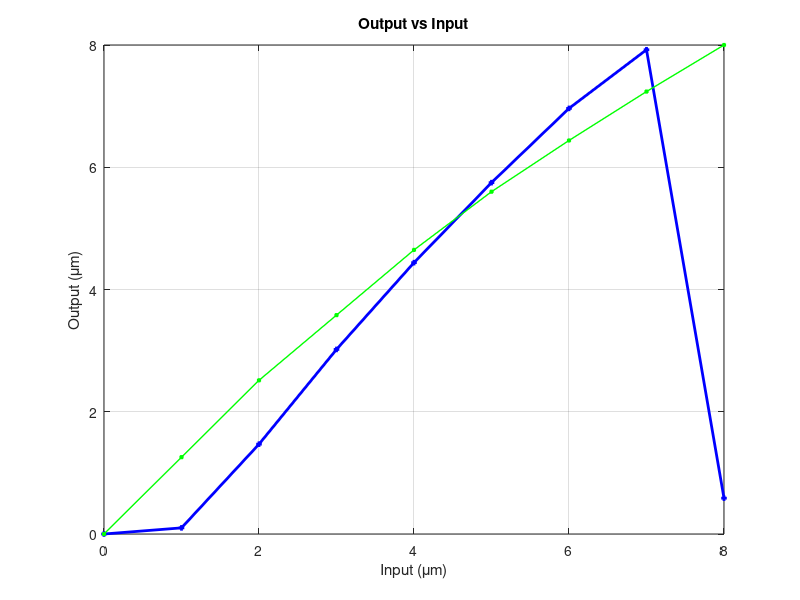

MATLAB code to generate this figure: (Note: this script raises an error after producing the figure.)
%clear command windows
clc;

%clear workspace
clear all;

%close all windows
close all;
%--------------------------------------------------------------------------
%Define D, W
D=(0:1:7)';
W=[0.100237539203700;1.26921707235047;0.180267590618615;-0.129802790710181;-0.111117829492332;-0.0942383482545810;-0.254849832667630;-8.29579755082829;];
D0=zeros(length(W),1);
%--------------------------------------------------------------------------
xa=(0:1:8);
x=xa;
ya=[0	33	66	94	122	147	169	190	210]/26.25;
L=length(x);
La=length(xa);
y=zeros(L,1);
t=(1:L);
ta=(1:La);
for i=1:L
    xt=x(i);
    %--------------------------
    %Dead zone operator
    %input: xt,D,W,Y0
    %output: yt,Y0
    D0=max(xt-D,0);
    yt=W'*D0;
    %--------------------------
    y(i)=yt;
end 
%--------------------------------------------------------------------------
%Plot 
hFig1 = figure(1);
set(hFig1, 'Position', [100 100 500 300])
plot(x,y,'-bs','LineWidth',2,...
                'MarkerEdgeColor','b',...
                'MarkerFaceColor','b',...
                'MarkerSize',2)
hold on;             
plot(xa,ya,'-gs','LineWidth',1,...
                 'MarkerEdgeColor','g',...
                 'MarkerFaceColor','g',...
                 'MarkerSize',2)
% plot(t,dEr,'-rs','LineWidth',2,...
%                  'MarkerEdgeColor','r',...
%                  'MarkerFaceColor','r',...
%                  'MarkerSize',2)             
hold off;        
grid on;
%axis([0 12 -200 100])
%set(gca,'XTick',0:2:12)
%set(gca,'YTick',-200:50:100)
title('Output vs Input')
xlabel('Input (\mum)');
ylabel('Output (\mum)');
legend('PI operator','Actual',...
        'Location','NW')
%--------------------------------------------------------------------------
%--------------------------------------------------------------------------
%Plot 
hFig2 = figure(2);
set(hFig2, 'Position', [700 100 500 300])
plot(t,x,'-bs','LineWidth',1,...
                'MarkerEdgeColor','b',...
                'MarkerFaceColor','b',...
                'MarkerSize',2)
hold on;
plot(t,y,'-rd','LineWidth',2,...
                 'MarkerEdgeColor','r',...
                 'MarkerFaceColor','r',...
                 'MarkerSize',2)
             
plot(ta,ya,'-g','LineWidth',1,...
                 'MarkerEdgeColor','g',...
                 'MarkerFaceColor','g',...
                 'MarkerSize',2)
             
hold off;        
grid on;
%axis([0 12 -80 80])
%set(gca,'XTick',0:2:12)
%set(gca,'YTick',-80:40:80)
title('Position vs time')
xlabel('Time (ms)');
ylabel('Position (\mum)');
legend('Input','PI','Actual',...
        'Location','SE')
%--------------------------------------------------------------------------
%find DZ operator inverse
%input: D,W
%output: D1,W1
lh=length(W);
W1=zeros(lh,1);
D1=zeros(lh,1);
W1(1)=1/W(1);
D1(1)=0;
sw=W(1);%sum of weights
for i=2:lh
    W1(i)=-W(i)/sw;
    sw=sw+W(i);
    W1(i)=W1(i)/sw;
    D1(i)=sum((D(i)-D(1:i)).*W(1:i));
end
%--------------------------------------------------------------------------
D=D1;
W=W1;

tmp=ya;
ya=[0	0.457142857	1.142857143	2.171428571	3.504761905	5.219047619	6.476190476	7.314285714	8];
xa=[0	0.228571429	0.876190476	2.133333333	3.504761905	5.180952381	6.20952381	7.085714286	8];
L=length(xa);
y=zeros(L,1);
t=(1:L);
for i=1:L
    xt=xa(i);
    %--------------------------
    %Dead zone operator
    %input: xt,D,W,Y0
    %output: yt,Y0
    D0=max(xt-D,0);
    yt=W'*D0;
    %--------------------------
    y(i)=yt;
end 
%--------------------------------------------------------------------------
%Plot 
hFig3 = figure(3);
set(hFig3, 'Position', [100 510 500 300])
plot(xa,y,'-bs','LineWidth',2,...
                'MarkerEdgeColor','b',...
                'MarkerFaceColor','b',...
                'MarkerSize',2)
hold on;             
plot(xa,ya,'-gs','LineWidth',1,...
                 'MarkerEdgeColor','g',...
                 'MarkerFaceColor','g',...
                 'MarkerSize',2)
% plot(t,dEr,'-rs','LineWidth',2,...
%                  'MarkerEdgeColor','r',...
%                  'MarkerFaceColor','r',...
%                  'MarkerSize',2)             
hold off;        
grid on;
%axis([0 12 -200 100])
%set(gca,'XTick',0:2:12)
%set(gca,'YTick',-200:50:100)
title('Output vs Input')
xlabel('Input (\mum)');
ylabel('Output (\mum)');
legend('PI operator','Actual',...
        'Location','NW')
%--------------------------------------------------------------------------
%--------------------------------------------------------------------------
%Plot 
hFig4 = figure(4);
set(hFig4, 'Position', [700 510 500 300])
plot(t,xa,'-bs','LineWidth',2,...
                'MarkerEdgeColor','b',...
                'MarkerFaceColor','b',...
                'MarkerSize',2)
hold on;
plot(t,y,'-rd','LineWidth',2,...
                 'MarkerEdgeColor','r',...
                 'MarkerFaceColor','r',...
                 'MarkerSize',2)
             
plot(t,ya,'-g','LineWidth',1,...
                 'MarkerEdgeColor','g',...
                 'MarkerFaceColor','g',...
                 'MarkerSize',2)
             
hold off;        
grid on;
%axis([0 12 -80 80])
%set(gca,'XTick',0:2:12)
%set(gca,'YTick',-80:40:80)
title('Position vs time')
xlabel('Time (ms)');
ylabel('Position (\mum)');
legend('Input','PI','Actual',...
        'Location','SE')
%--------------------------------------------------------------------------
y=y';

%[9.97630237078972;-9.24608466838254;-0.0849407627092422;0.0589883812261150;0.0597924352520979;0.0592834847246794;0.218636498399199;-1.17829024329849;]
%[9.97630237078972;-9.24608466838254;-0.0849407627092421;0.0589883812261152;0.0597924352520982;0.0592834847246796;0.218636498399200;-1.17829024329849;]
